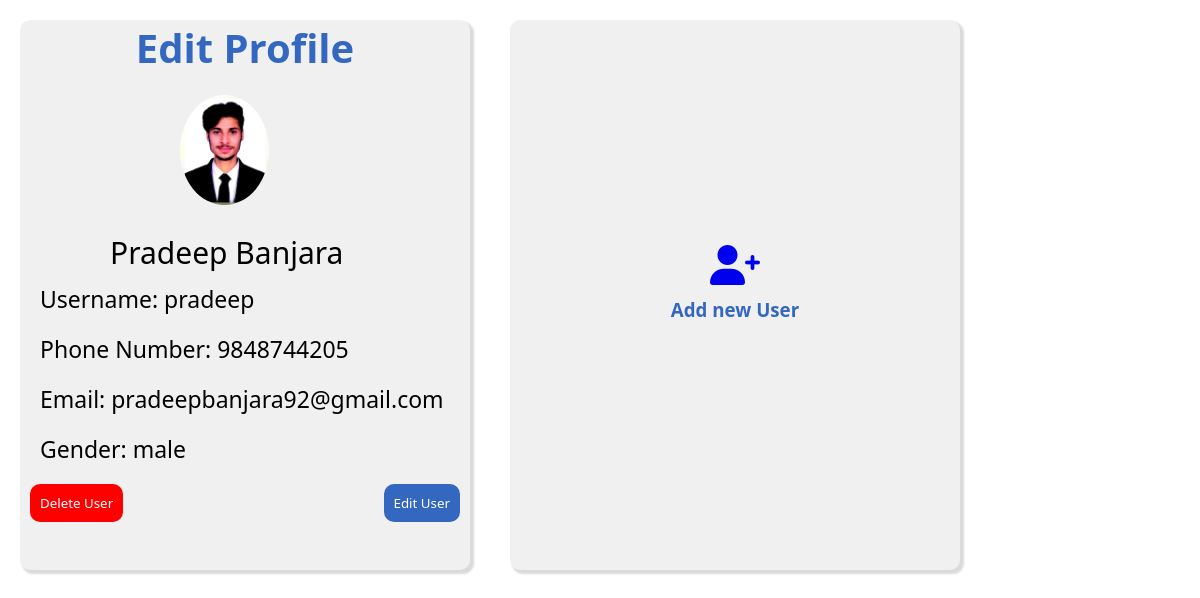
Screenshot of /views/setting.php (signed in) with the database file from the repository.
### tables this page shows
CREATE TABLE `users` (
  `SN` int NOT NULL,
  `FULLNAME` varchar(255) NOT NULL,
  `USERNAME` varchar(255) NOT NULL,
  `PASSWORD` varchar(255) NOT NULL,
  `PHONENUMBER` varchar(255) NOT NULL,
  `EMAIL` varchar(255) NOT NULL,
  `GENDER` varchar(100) NOT NULL,
  `PROFILEPICTURE` varchar(255) NOT NULL
);

### controller/user-data.php (called while the page is built, shortened)
<?php
require '../php-config/Connection.php';
if (isset($_SESSION['userId'])) {
    $sn = $_SESSION['userId'];
    $sql = "SELECT * FROM `users` WHERE `SN` ='$sn' ";
    $done = $conn->query($sql);
        $row = $done->fetch_assoc();
}

### views/setting.php (the view, shortened to what this page needs)
<?php
require "../controller/user-data.php" ;
?>
<!doctype html>
<html lang="en">
<head>
    <link rel="stylesheet" href="../public/css/setting.css">
    <link rel="stylesheet" href="https://cdnjs.cloudflare.com/ajax/libs/font-awesome/6.0.0/css/all.min.css">
</head>
<body>
<div class="container">
    <div class="edit-profile">
        <h1>Edit Profile</h1>
        <img src="../public/images/<?php
        echo $row['PROFILEPICTURE'];?>">
        <span class="name"><?php echo $row['FULLNAME']; ?></span>
        <form action="">
        <label for="username">Username: <?php echo $row['USERNAME']; ?></label><br>
        <label for="phoneNumber">Phone Number: <?php echo $row['PHONENUMBER']; ?></label><br>
        <label for="email">Email: <?php echo $row['EMAIL']; ?></label><br>
        <label for="gender">Gender: <?php echo $row['GENDER']; ?></label><br>
            <div class="action">
                <button id="delete-user"><li><a href="../controller/delete-user.php">Delete User</a></li></button>
                <button id="edit-user"><li><a href="edit-user.php">Edit User</a></li></button>
            </div>
        </form>
    </div>
    <div class="add-user">
        <li><a href="Register.php"><i class="fa-solid fa-user-plus"></i></a></li>
        <h3>Add new User</h3>
    </div>
</div>
</body>
</html>

### public/css/setting.css (style rules this page uses)
* { margin: 0; padding: 0; box-sizing: border-box; font-family: 'Segoe UI', Tahoma, Geneva, Verdana, sans-serif; }
.container { display: flex; }
.container li { list-style: none; }
.container .edit-profile { height: 550px; width: 450px; background-color: #f0f0f0; font-size: 20px; line-height: 35px; margin: 20px; border-radius: 10px; box-shadow: 3px 3px 2px 1px rgba(69, 69, 65, .2); }
.edit-profile h1 { text-align: center; color: #3468C0; padding: 10px; }
.edit-profile img { height: 20%; border-radius: 50%; margin: 20px 200px 20px 160px; }
.edit-profile span { font-size: 30px; font-weight: 500; padding: 20%; }
form label { font-size: 23px; line-height: 50px; font-weight: 450; margin: 20px; }
.edit-profile .action { display: flex; justify-content: space-between; }
.action li { list-style: none; }
.edit-profile button { padding: 10px; color: white; border: none; border-radius: 10px; margin: 10px; }
.edit-profile #edit-user { background-color: #3468C0; }
.edit-profile #delete-user { background-color: red; }
.action a { color: white; text-decoration: none; }
.add-user { height: 550px; width: 450px; background-color: #f0f0f0; line-height: 35px; margin: 20px; border-radius: 10px; box-shadow: 3px 3px 2px 1px rgba(69, 69, 65, .2); }
.add-user li { align-items: center; text-align: center; }
.add-user i { font-size: 40px; margin-top: 225px; }
.add-user h3 { align-items: center; text-align: center; color: #3468C0; }

### rows the page displays
users: PROFILEPICTURE (picture), FULLNAME "Pradeep Banjara", USERNAME "pradeep", PHONENUMBER "9848744205", EMAIL "pradeepbanjara92@gmail.com", GENDER "male"
